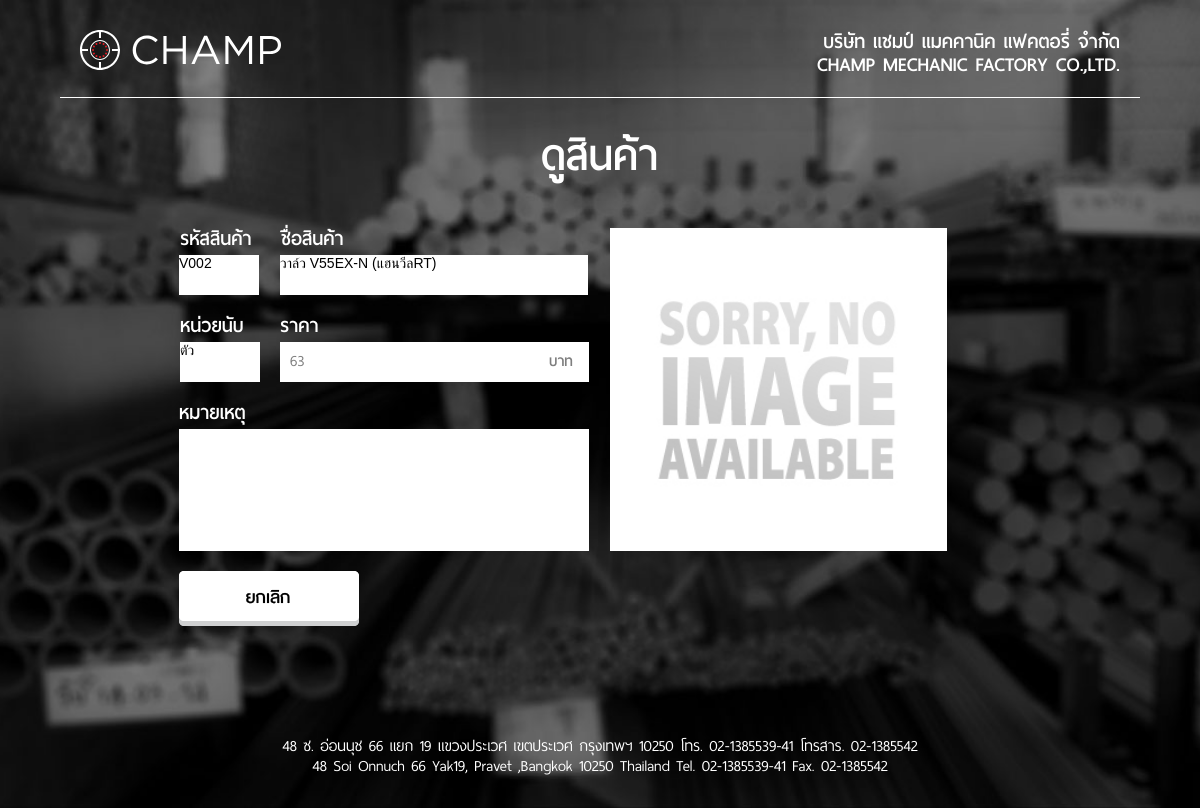
The page /view_product.php?pid=V002 (signed in) on the database its author committed.
### tables this page shows
CREATE TABLE `products` (
  `product_id` varchar(7) NOT NULL,
  `name` varchar(50) DEFAULT NULL,
  `unit` varchar(3) DEFAULT NULL,
  `price` int(11) DEFAULT NULL,
  `remark` varchar(10) DEFAULT NULL,
  `pic` varchar(50) DEFAULT NULL,
  `stock` int(11) NOT NULL
);

### inc/conf.php (called while the page is built, shortened)
<?php
$db_name = "champ";
$Products = "products";
?>

### view_product.php (the view, shortened to what this page needs)
<!DOCTYPE html>
<html class="nojs html" lang="en-US">
 <head>
  <link rel="stylesheet" type="text/css" href="css/site_global.css?131700929"/>
  <link rel="stylesheet" type="text/css" href="css/master_a-master.css?336593918"/>
  <link rel="stylesheet" type="text/css" href="css/new_product.css?13223855" id="pagesheet"/>
 </head>
 <body class="museBGSize">
  <?php
  include 'inc/conf.php';
  $pid = $_GET['pid'];
  $sql = "SELECT * FROM $Products WHERE product_id = '$pid'";
  $query = mysql_db_query($db_name, $sql);
  $row = mysql_fetch_row($query);
  ?>
  <div class="clearfix" id="page">
   <div class="position_content" id="page_position_content">
    <div class="clearfix colelem" id="pu156">
     <a class="nonblock nontext clip_frame grpelem" id="u156" href="home.php"><img class="svg" id="u154" src="images/pasted-svg-201.svg" width="201" height="40" alt="" data-mu-svgfallback="images/pasted%20svg%20201_poster_.png"/></a>
     <div class="clearfix grpelem" id="u164-6">
      <p>บริษัท แชมป์ แมคคานิค แฟคตอรี่ จำกัด</p>
      <p>CHAMP MECHANIC FACTORY CO.,LTD.</p>
     </div>
    </div>
    <div class="colelem" id="u169"></div>
    <div class="clearfix colelem" id="u430-4">
     <p>ดูสินค้า</p>
    </div>
    <div class="clearfix colelem" id="pppu611-4">
     <div class="clearfix grpelem" id="ppu611-4">
      <div class="clearfix colelem" id="pu611-4">
       <div class="clearfix grpelem" id="u611-4">
        <p>รหัสสินค้า</p>
       </div>
       <div class="clearfix grpelem" id="u617-4">
        <p>ชื่อสินค้า</p>
       </div>
      </div>
      <div class="clearfix colelem" id="pu1364">
       <div class="grpelem" id="u1364" style="outline:0;height:40px;width: 80px; background-color: #FFF;">
       <?php echo $row[0];?>
       </div>
       <div class="grpelem" id="u1375" style="outline:0;height:40px;width: 308px; background-color: #FFF;">
         <?php echo $row[1];?>
       </div>
      </div>
      <div class="clearfix colelem" id="pu629-4">
       <div class="clearfix grpelem" id="u629-4">
        <p>หน่วยนับ</p>
       </div>
       <div class="clearfix grpelem" id="u638-4">
        <p>ราคา</p>
       </div>
      </div>
      <div class="clearfix colelem" id="pu641-3">
       <div class="clearfix grpelem" id="u641-3">
        <p id="u641"><?php echo $row[3];?></p>
       </div>
       <div class="grpelem" id="u1385" style="outline:0;height:40px;width: 80px; background-color: #FFF;">
        <?php echo $row[2];?>
       </div>
       <div class="clearfix grpelem" id="u5503-4">
        <p id="u5503-2">บาท</p>
       </div>
      </div>
      <div class="clearfix colelem" id="u635-4">
       <p>หมายเหตุ</p>
      </div>
      <div class="clearfix colelem" id="u632-3">
       <p id="u632"><?php echo $row[4];?></p>
      </div>
     </div>
     <div class="museBGSize grpelem" id="u650">
      <?php if(empty($row[5])){
        echo "<img src=\"images/nophoto.jpg\" width=\"337\" height=\"323\"/>";
      }
        else{
        echo "<img src=\"$row[5]\" width=\"337\" height=\"323\"/>";
      }
      ?>
     </div>
    </div>
    <div class="clearfix colelem" id="pu5058">
     <a class="nonblock nontext clip_frame grpelem" id="u5058" href="overview_product.php"><img class="block" id="u5058_img" src="images/cancle_but.png" alt="" width="180" height="55"/></a>
    </div>
    <div class="clearfix colelem" id="u258-7">
     <p id="u258-2">48 ซ. อ่อนนุช 66 แยก 19 แขวงประเวศ เขตประเวศ กรุงเทพฯ 10250 โทร. 02-1385539-41 โทรสาร. 02-1385542</p>
     <p id="u258-4">48 Soi Onnuch 66 Yak19, Pravet ,Bangkok 10250 Thailand Tel. 02-1385539-41 Fax. 02-1385542</p>
     <p>&nbsp;</p>
    </div>
   </div>
  </div>
   </body>
</html>

### css/site_global.css (style rules this page uses)
html { min-height: 100%; min-width: 100%; -ms-text-size-adjust: none; }
body,div,dl,dt,dd,ul,ol,li,nav,h1,h2,h3,h4,h5,h6,pre,code,form,fieldset,legend,input,button,textarea,p,blockquote,th,td,a { margin: 0px; padding: 0px; border-width: 0px; border-style: solid; border-color: transparent; -webkit-transform-origin: left top; -ms-transform-origin: left top; -o-transform-origin: left top; transform-origin: left top; background-repeat: no-repeat; }
fieldset,img { border: 0px; border-style: solid; -webkit-transform-origin: left top; -ms-transform-origin: left top; -o-transform-origin: left top; transform-origin: left top; }
body { font-family: Arial, Helvetica Neue, Helvetica, sans-serif; text-align: left; font-size: 14px; line-height: 17px; word-wrap: break-word; text-rendering: optimizeLegibility; -moz-font-feature-settings: 'liga'; -ms-font-feature-settings: 'liga'; -webkit-font-feature-settings: 'liga'; font-feature-settings: 'liga'; }
a:link { color: #0000FF; text-decoration: underline; }
a.nontext { color: black; text-decoration: none; font-style: normal; font-weight: normal; }
.colelem { display: inline; float: left; clear: both; }
.clearfix:after { content: "\0020"; visibility: hidden; display: block; height: 0px; clear: both; }
.clip_frame { overflow: hidden; }
.svg { display: block; vertical-align: top; }
.position_content,.excludeFromNormalFlow { float: left; }
.MenuBar .SubMenuVisible,.MenuBarVertical .SubMenuVisible,.MenuBar .SubMenu .SubMenuVisible,.popup_element.Active,span.actAsPara,.actAsDiv,a.nonblock.nontext,img.block { display: block; }
.grpelem,.accordion_wrapper { display: inline; float: left; }
p,h1,h2,h3,h4,h5,h6,ol,ul,span.actAsPara { max-height: 1000000px; }
@media screen and (-webkit-min-device-pixel-ratio:0) { body { text-rendering: auto; } }

### css/master_a-master.css (style rules this page uses)
#u156 { background-color: transparent; }
#u154 { display: block; }
#u164-6 { background-color: transparent; line-height: 23px; font-size: 18px; text-align: right; color: #FFFFFF; font-family: '__ThaiSans Neue_5'; font-weight: 700; }
#u169 { background-color: #FFFFFF; }
#u258-7 { background-color: transparent; color: #FFFFFF; font-family: '__ThaiSans Neue_5'; font-weight: 400; }
#u258-2,#u258-4 { text-align: center; line-height: 20px; }

### rows shown on the page
products: product_id "V002", name "วาล์ว V55EX-N (แฮนวีลRT)", price "63", unit "ตัว"
